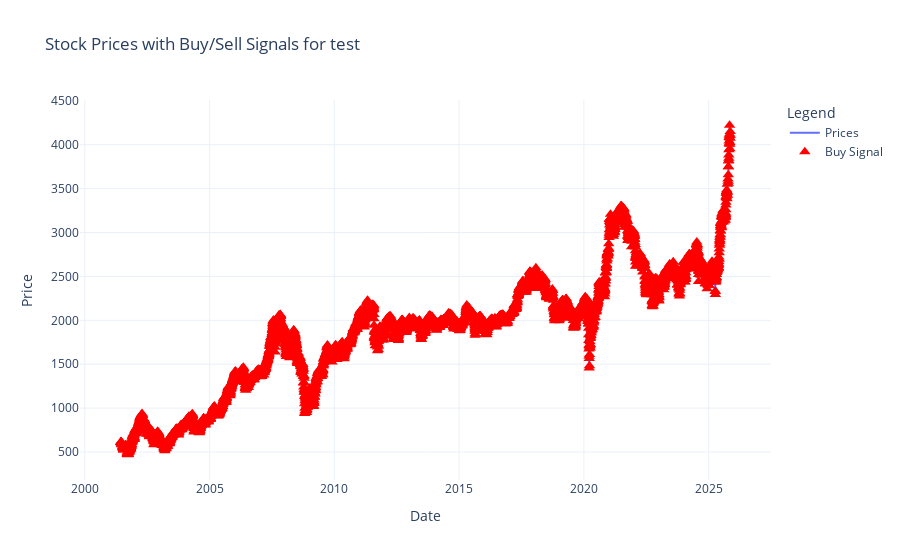

Write notebook code for a chart like this one.
### Code cell
actions = agent.actions(dataset)
action_graph("test", df[0]["Close"], actions[:len(df[0]["Close"])])

### Figure 1 — Plotly figure (JSON) as saved in the notebook; plotly's stock layout.template omitted (floating-point values rounded to 4 significant figures; data arrays with more than 128 entries replaced by an {"elided": "..."} marker saying what was removed)
{"data": [{"mode": "lines", "name": "Prices", "type": "scatter", "x": {"elided": "6028 str values"}, "y": {"elided": "6028 float values"}}, {"marker": {"color": "red", "size": 10, "symbol": "triangle-up"}, "mode": "markers", "name": "Buy Signal", "type": "scatter", "x": {"elided": "6028 str values"}, "y": {"elided": "6028 float values"}}, {"marker": {"color": "blue", "size": 10, "symbol": "triangle-down"}, "mode": "markers", "name": "Sell Signal", "type": "scatter", "x": [], "y": []}], "layout": {"legend": {"title": {"text": "Legend"}}, "title": {"text": "Stock Prices with Buy/Sell Signals for test"}, "xaxis": {"title": {"text": "Date"}}, "yaxis": {"title": {"text": "Price"}}}}
